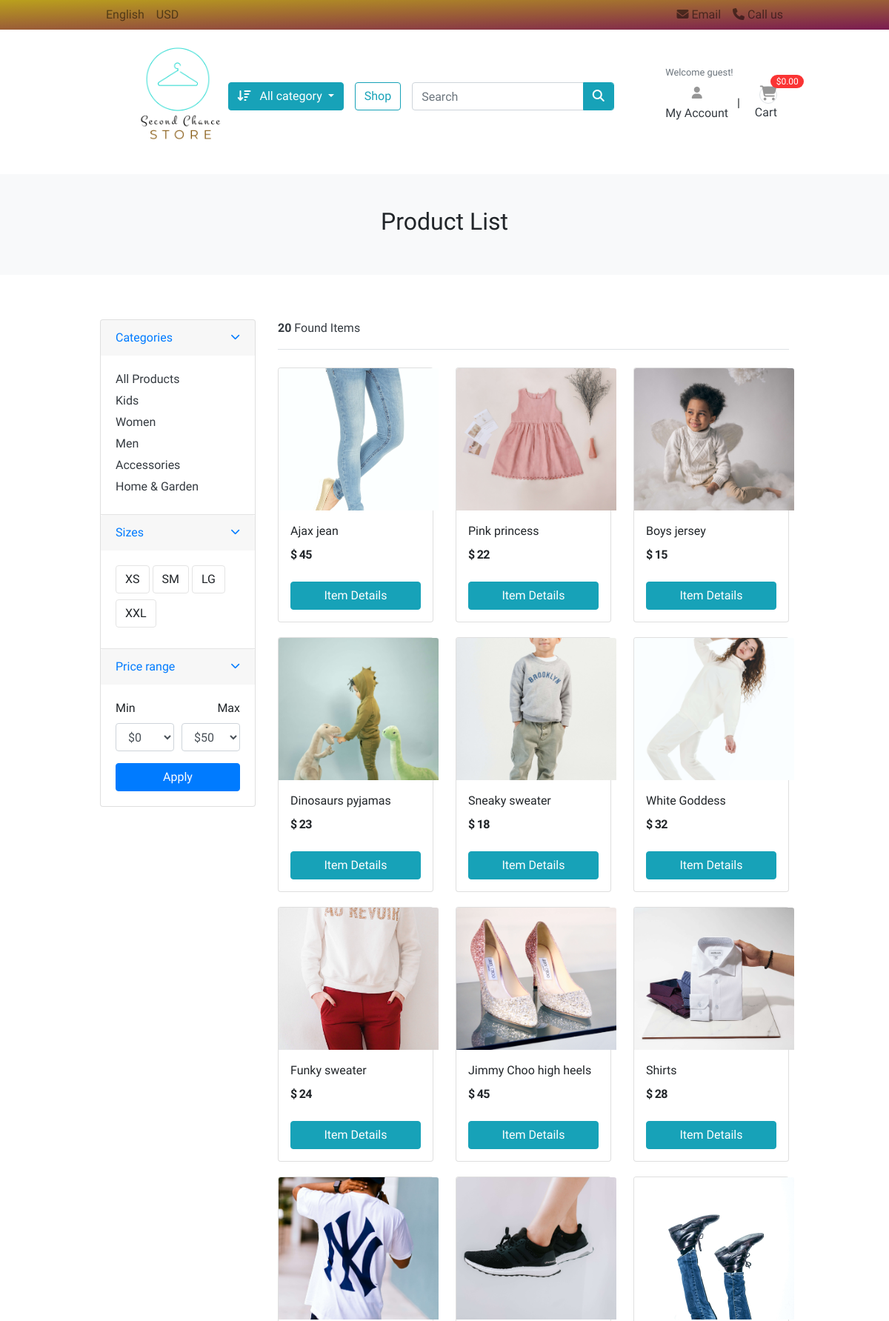
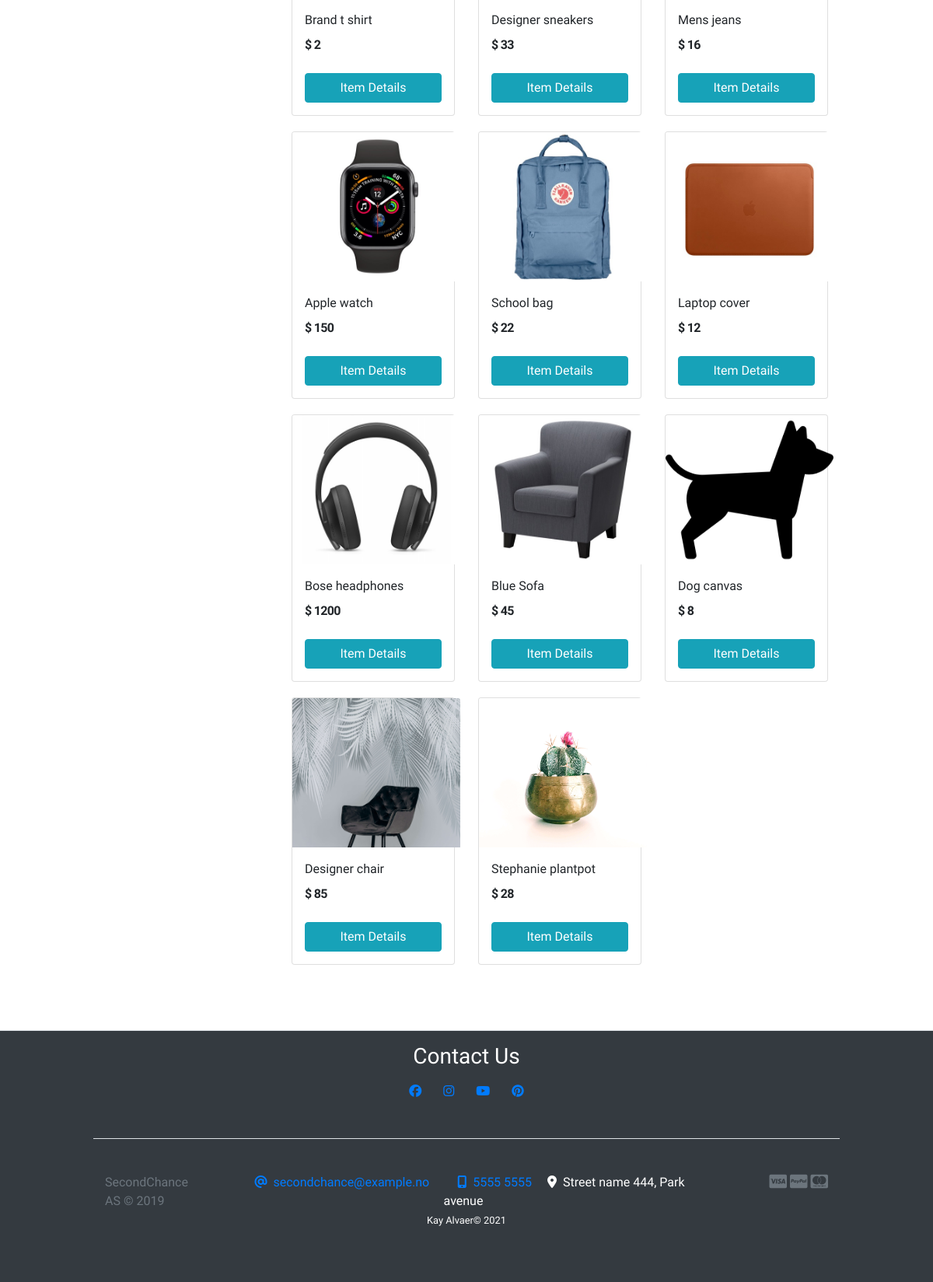
/stock/, run on the app's committed database (2 pictures, top to bottom).
### category/models.py (models this page shows, shortened)
class Category(models.Model):
    category_name = models.CharField(max_length=50, unique=True)
    slug = models.SlugField(max_length=100, unique=True)
    description = models.TextField(max_length=255, blank=True)
    image_url = models.URLField(
        max_length=2000, null=True, blank=True)
    image = models.ImageField(upload_to='photos/categories', null=True, blank=True)
    class Meta:
        verbose_name = 'category'
        verbose_name_plural = 'categories'
    def get_urlcategory(self):
        return reverse('products_in_category', args=[self.slug])

### stock/models.py (models this page shows, shortened)
class Product(models.Model):
    product_name    = models.CharField(max_length=200, unique=True)
    slug            = models.SlugField(max_length=200, unique=True)
    description     = models.TextField(max_length=500, blank=True)
    price           = models.IntegerField()
    images          = models.ImageField(upload_to='photos/products')
    stock           = models.IntegerField()
    is_available    = models.BooleanField(default=True)
    category        = models.ForeignKey(Category, on_delete=models.CASCADE)
    created_date    = models.DateTimeField(auto_now_add=True)
    modified_date   = models.DateTimeField(auto_now=True)
    def get_url(self):
        return reverse('product_info', args=[self.category.slug, self.slug])

### stock/views.py (the view)
# urls.py: path('stock/', include('stock.urls')),
def stock(request, category_slug=None):
    categories = None
    products = None
    if category_slug != None:
        categories = get_object_or_404(Category, slug=category_slug)
        products = Product.objects.filter(category=categories, is_available=True)
        product_count = products.count()
    else:
        products = Product.objects.all().filter(is_available=True)
        product_count = products.count()
    context = {
        'products': products,
        'product_count' : product_count,
    }
    return render(request, 'stock/stock.html', context)

### category/context_processors.py (called while the page is built)
def category_links(request):
    links = Category.objects.all()
    return dict(links=links)

### templates/stock/stock.html (shortened to what this page needs)
{% extends 'base.html' %}
{% load static %}
{% block content %}
<section class="section-heading bg text-center">
    <div class="container">
        {% if 'search' in request.path %}
            <h2 class="title-page">Search Items</h2>
        {% else %}
            <h2 class="title-page">Product List</h2>
        {% endif %}
    </div>
</section>
<section class="section-info padding-y">
    <div class="container">
    <div class="row">
        <aside class="col-md-3">
            <div class="card">
                <article class="filter-group">
                    <header class="card-header">
                        <a href="#" data-toggle="collapse" data-target="#collapse_1" aria-expanded="true" class="">
                            <i class="icon-control fa fa-chevron-down"></i>
                            <h6 class="title">Categories</h6>
                        </a>
                    </header>
                    <div class="filter-content collapse show" id="collapse_1" style="">
                        <div class="card-body">
                            <ul class="list-menu">
                                <li><a href="{% url 'stock' %}">All Products</a></li>
                                {% for category in links %}
                                <li><a href="{{ category.get_urlcategory }}">{{ category.category_name }}</a></li>
                                {% endfor %}
                            </ul>
                        </div>
                    </div>
                </article>
                <article class="filter-group">
                    <header class="card-header">
                        <a href="#" data-toggle="collapse" data-target="#collapse_4" aria-expanded="true" class="">
                            <i class="icon-control fa fa-chevron-down"></i>
                            <h6 class="title">Sizes </h6>
                        </a>
                    </header>
                    <div class="filter-content collapse show" id="collapse_4" style="">
                        <div class="card-body">
                          <label class="checkbox-btn">
                            <span class="btn btn-light"> XS </span>
                          </label>
                          <label class="checkbox-btn">
                            <span class="btn btn-light"> SM </span>
                          </label>
                          <label class="checkbox-btn">
                            <span class="btn btn-light"> LG </span>
                          </label>
                          <label class="checkbox-btn">
                            <span class="btn btn-light"> XXL </span>
                          </label>
                    </div>
                    </div>
                </article>
                <article class="filter-group">
                    <header class="card-header">
                        <a href="#" data-toggle="collapse" data-target="#collapse_3" aria-expanded="true" class="">
                            <i class="icon-control fa fa-chevron-down"></i>
                            <h6 class="title">Price range </h6>
                        </a>
                    </header>
                    <div class="filter-content collapse show" id="collapse_3" style="">
                        <div class="card-body">
                            <div class="form-row">
                            <div class="form-group col-md-6">
                              <label>Min</label>
                                  <select class="mr-2 form-control">
                                    <option value="0">$0</option>
                                </select>
                            </div>
                            <div class="form-group text-right col-md-6">
                              <label>Max</label>
                                  <select class="mr-2 form-control">
                                    <option value="50">$50</option>
                                </select>
                            </div>
                            </div>
                            <button class="btn btn-block btn-primary">Apply</button>
                        </div>
                    </div>
                </article>
            </div>
        </aside>
<main class="col-md-9">
    <header class="border-bottom mb-4 pb-3">
            <div class="form-inline">
                <span class="mr-md-auto text-dark"><b>{{ product_count }}</b> Found Items</span>
            </div>
    </header>
    <div class="row">
        {% if products %}
        {% for product in products %}
        <div class="col-md-4">
            <figure class="card card-item-grid">
                <div class="img-wrap">
                    <a href="{{ product.get_url }}"><img src="{{ product.images.url }}"></a>
                </div>
                <figcaption class="info-wrap m-3">
                    <div class="adjust-height">
                        <a href="{{ product.get_url }}" class="title">{{ product.product_name }}</a>
                        <div class="cost-wrap mt-2">
                            <span class="cost">$ {{ product.price }}</span>
                        </div>
                    </div>
                    <a href="{{ product.get_url }}" class="btn btn-block btn-info">Item Details </a>
                </figcaption>
            </figure>
        </div>
        {% endfor %}
        {% else %}
        <div>
            <h2>Empty result. Please try again.</h2>
        </div>
        {% endif %}
    </div>
        </main>
    </div>
    </div>
    </section>
    {% endblock %}

### shopcore/static/css/ui.css (style rules this page uses)
body { font-family: 'Ubuntu', sans-serif; }
.img-wrap { text-align: center; display: block; }
.img-wrap img { width: 18vw; height: 16vw; object-fit: cover; }
.cost-wrap { letter-spacing: -0.7px; }
.padding-y { padding-top: 40px; padding-bottom: 40px; }
figure { margin-bottom: 0; }
article:after, .form-group:after { display: block; clear: both; content: ""; }
.bg { background-color: #f8f9fa; }
.section-heading { margin-bottom: 20px; margin-top: 15px; }
.title-page { color: #212529; }
.btn-light { background-color: #fff; border-color: #e4e4e4; }
[class*=list-] li:after { visibility: hidden; display: block; content: ""; overflow: hidden; height: 0; clear: both; }
.list-menu { list-style: none; margin: 0; padding-left: 0; }
.list-menu li { margin-bottom: 5px; }
.list-menu a { color: #343a40; }
[class*=card-item] a.title { color: #212529; display: block; }
.card-item-grid { margin-bottom: 20px; }
.card-item-grid .img-wrap { border-radius: 0.2rem 0.2rem 0 0; height: 80%; width: fit-content; }
.card-item-grid .adjust-height { height: 80px; overflow: hidden; }
.card .img-wrap { overflow: hidden; }
.cost { font-weight: 600; color: #212529; }
.icon-control { margin-top: 5px; float: right; font-size: 80%; }
.card-header .title { margin-bottom: 0; line-height: 1.5; }
.filter-group { border-bottom: 1px solid #e4e4e4; }
.filter-group .card-header { border-bottom: 0; }
.filter-group:last-child { border-bottom: 0; }
.checkbox-btn { position: relative; }
.section-heading { padding: 45px 0; }
@media (min-width: 1200px) { .container { max-width: 80%; } }

### data on the page
Category: category_name "Kids"
Category: category_name "Women"
Category: category_name "Men"
Category: category_name "Accessories"
Category: category_name "Home & Garden"
Product: images (picture), product_name "Ajax jean", price "45"
Product: images (picture), product_name "Pink princess", price "22"
Product: images (picture), product_name "Boys jersey", price "15"
Product: images (picture), product_name "Dinosaurs pyjamas", price "23"
Product: images (picture), product_name "Sneaky sweater", price "18"
Product: images (picture), product_name "White Goddess", price "32"
Product: images (picture), product_name "Funky sweater", price "24"
Product: images (picture), product_name "Jimmy Choo high heels", price "45"
Product: images (picture), product_name "Shirts", price "28"
Product: images (picture), product_name "Brand t shirt", price "2"
Product: images (picture), product_name "Designer sneakers", price "33"
Product: images (picture), product_name "Mens jeans", price "16"
Product: images (picture), product_name "Apple watch", price "150"
Product: images (picture), product_name "School bag", price "22"
Product: images (picture), product_name "Laptop cover", price "12"
Product: images (picture), product_name "Bose headphones", price "1200"
Product: images (picture), product_name "Blue Sofa", price "45"
Product: images (picture), product_name "Dog canvas", price "8"
Product: images (picture), product_name "Designer chair", price "85"
Product: images (picture), product_name "Stephanie plantpot", price "28"

### other printed values
{{ product_count }} "20"
